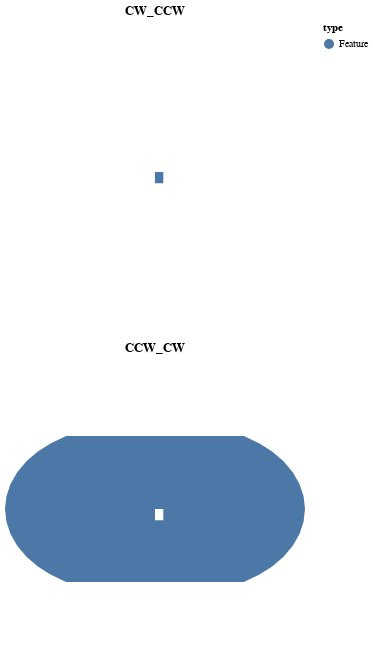

The cell this chart's notebook holds for it:
### Code cell
alt_left = tp.Topology(
    data, 
    winding_order='CW_CCW'
).to_alt(
    projection='equalEarth', color='type:N'
).properties(
    title='CW_CCW'
)

alt_right = tp.Topology(
    data, 
    winding_order='CCW_CW'
).to_alt(
    projection='equalEarth', 
    color='type:N'
).properties(
    title='CCW_CW'
)

alt_left & alt_right

### Figure 1 — Vega-Lite specification as saved in the notebook (floating-point values rounded to 4 significant figures)
{"config": {"view": {"continuousWidth": 400, "continuousHeight": 300}}, "vconcat": [{"data": {"name": "data-a4e96b1c68c97ee5a26004920d23ccd0", "format": {"feature": "data", "type": "topojson"}}, "mark": "geoshape", "encoding": {"color": {"type": "nominal", "field": "type", "legend": {"columns": 2}}, "tooltip": [{"type": "nominal", "field": "type"}]}, "projection": {"reflectY": true, "type": "equalEarth"}, "title": "CW_CCW", "width": 300}, {"data": {"name": "data-c2ff144c3d6e61e0456342162dddaebb", "format": {"feature": "data", "type": "topojson"}}, "mark": "geoshape", "encoding": {"color": {"type": "nominal", "field": "type", "legend": {"columns": 2}}, "tooltip": [{"type": "nominal", "field": "type"}]}, "projection": {"reflectY": true, "type": "equalEarth"}, "title": "CCW_CW", "width": 300}], "$schema": "https://vega.github.io/schema/vega-lite/v4.8.1.json", "datasets": {"data-a4e96b1c68c97ee5a26004920d23ccd0": {"type": "Topology", "objects": {"data": {"geometries": [{"type": "Polygon", "arcs": [[0]]}], "type": "GeometryCollection"}}, "bbox": [0.0, 0.0, 10.0, 10.0], "transform": {"scale": [1e-05, 1e-05], "translate": [0.0, 0.0]}, "arcs": [[[0, 0], [0, 999999], [999999, 0], [0, -999999], [-999999, 0]]]}, "data-c2ff144c3d6e61e0456342162dddaebb": {"type": "Topology", "objects": {"data": {"geometries": [{"type": "Polygon", "arcs": [[0]]}], "type": "GeometryCollection"}}, "bbox": [0.0, 0.0, 10.0, 10.0], "transform": {"scale": [1e-05, 1e-05], "translate": [0.0, 0.0]}, "arcs": [[[0, 0], [999999, 0], [0, 999999], [-999999, 0], [0, -999999]]]}}}
